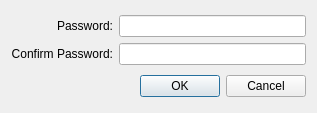
<?xml version="1.0" encoding="UTF-8"?>
<ui version="4.0">
 <class>NewPasswordDialog</class>
 <widget class="QDialog" name="NewPasswordDialog">
  <property name="geometry">
   <rect>
    <x>0</x>
    <y>0</y>
    <width>317</width>
    <height>113</height>
   </rect>
  </property>
  <property name="windowTitle">
   <string>Choose a Password</string>
  </property>
  <layout class="QVBoxLayout" name="verticalLayout">
   <item>
    <layout class="QGridLayout" name="gridLayout">
     <item row="0" column="0">
      <widget class="QLabel" name="label">
       <property name="text">
        <string>Password:</string>
       </property>
       <property name="alignment">
        <set>Qt::AlignRight|Qt::AlignTrailing|Qt::AlignVCenter</set>
       </property>
      </widget>
     </item>
     <item row="1" column="0">
      <widget class="QLabel" name="label_2">
       <property name="text">
        <string>Confirm Password:</string>
       </property>
       <property name="alignment">
        <set>Qt::AlignRight|Qt::AlignTrailing|Qt::AlignVCenter</set>
       </property>
      </widget>
     </item>
     <item row="0" column="1">
      <widget class="QLineEdit" name="txtPassword">
       <property name="echoMode">
        <enum>QLineEdit::Password</enum>
       </property>
      </widget>
     </item>
     <item row="1" column="1">
      <widget class="QLineEdit" name="txtConfirm">
       <property name="echoMode">
        <enum>QLineEdit::Password</enum>
       </property>
      </widget>
     </item>
    </layout>
   </item>
   <item>
    <widget class="QDialogButtonBox" name="buttonBox">
     <property name="orientation">
      <enum>Qt::Horizontal</enum>
     </property>
     <property name="standardButtons">
      <set>QDialogButtonBox::Cancel|QDialogButtonBox::Ok</set>
     </property>
    </widget>
   </item>
  </layout>
 </widget>
 <tabstops>
  <tabstop>txtPassword</tabstop>
  <tabstop>txtConfirm</tabstop>
  <tabstop>buttonBox</tabstop>
 </tabstops>
 <resources/>
 <connections/>
</ui>
